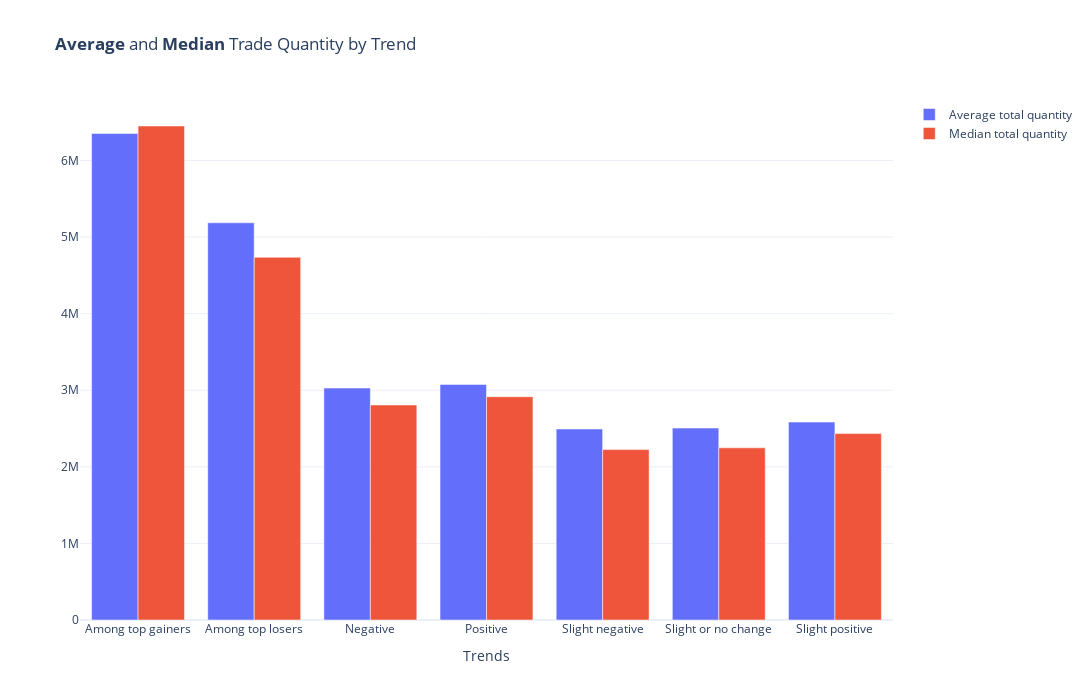

The cell this chart's notebook holds for it:
### Code cell
avg_total_quantity_bar = dict(y = avg_total_quantity_by_trend, 
                              x = avg_total_quantity_by_trend.index, 
                              name = "Average total quantity ")
median_total_quantity_bar = dict(y = median_total_quantity_by_trend, 
                                 x = median_total_quantity_by_trend.index,
                                 name = 'Median total quantity')
layout = dict(title = '<b>Average</b> and <b>Median</b> Trade Quantity by Trend', 
              xaxis_title = 'Trends', 
              autosize = False, 
              template = "plotly_dark" if THEME.lower() == 'dark' else 'plotly_white',
              width = 1300, 
              height = 700)
fig = go.Figure(data = [go.Bar(avg_total_quantity_bar), 
                        go.Bar(median_total_quantity_bar)],
                layout = layout)

fig.show()

### Figure 1 — Plotly figure (JSON) as saved in the notebook; plotly's stock layout.template omitted (floating-point values rounded to 4 significant figures)
{"data": [{"name": "Average total quantity ", "type": "bar", "x": ["Among top gainers", "Among top losers", "Negative", "Positive", "Slight negative", "Slight or no change", "Slight positive"], "y": [6353000.0, 5186927, 3028000.0, 3076000.0, 2494000.0, 2506000.0, 2584000.0]}, {"name": "Median total quantity", "type": "bar", "x": ["Among top gainers", "Among top losers", "Negative", "Positive", "Slight negative", "Slight or no change", "Slight positive"], "y": [6450539, 4736000.0, 2808000.0, 2915000.0, 2224803, 2247984, 2434000.0]}], "layout": {"autosize": false, "height": 700, "title": {"text": "<b>Average</b> and <b>Median</b> Trade Quantity by Trend"}, "width": 1300, "xaxis": {"title": {"text": "Trends"}}}}
